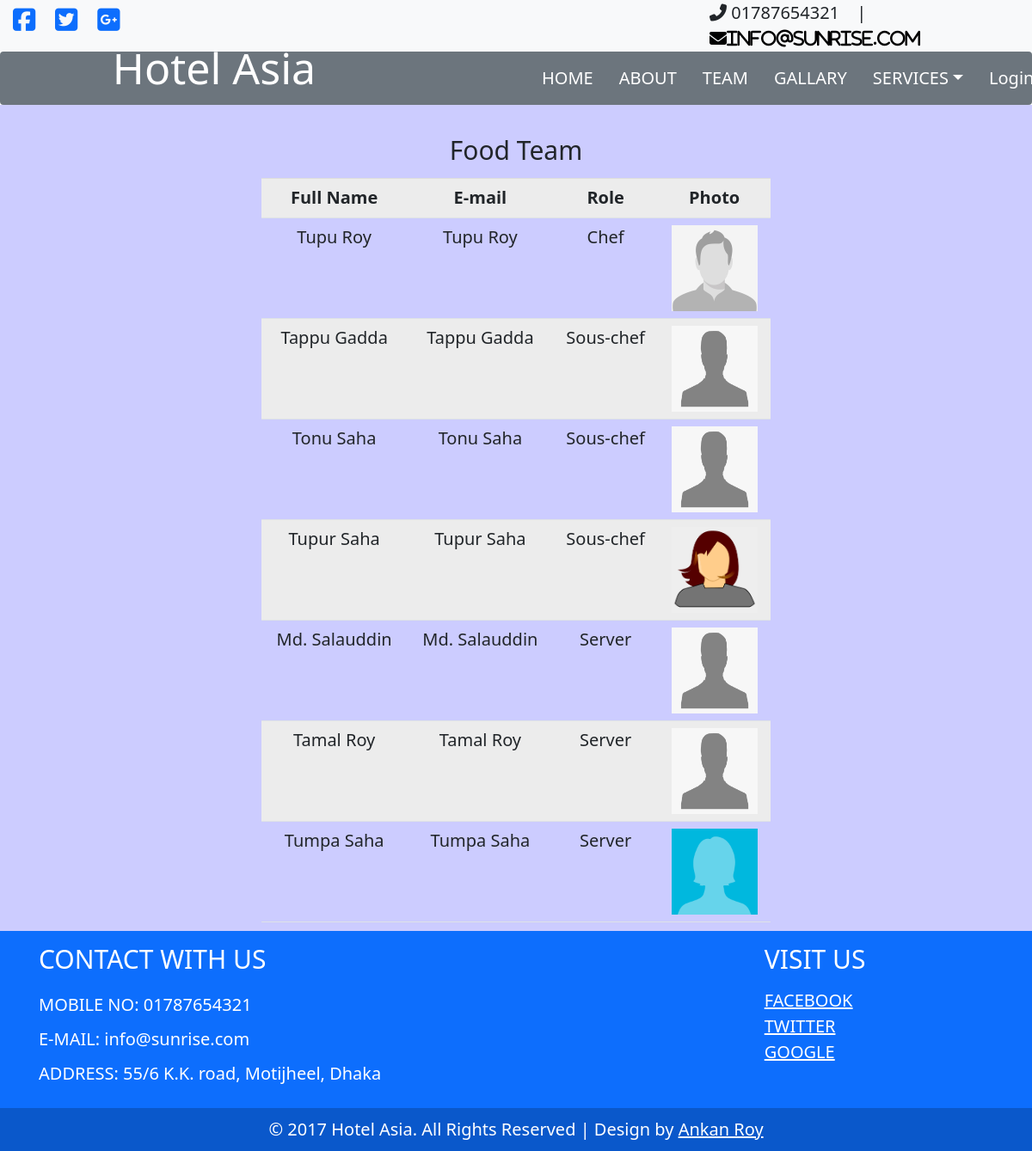
The page /viewTeam.php?dep=Food on the database its author committed.
### tables this page shows
CREATE TABLE `contacts` (
  `id` int(10) NOT NULL,
  `mobile` varchar(15) NOT NULL,
  `email` varchar(30) NOT NULL,
  `facebook` varchar(50) NOT NULL,
  `twitter` varchar(50) NOT NULL,
  `google` varchar(50) NOT NULL,
  `address` varchar(50) DEFAULT NULL
);

CREATE TABLE `employee` (
  `id` int(11) NOT NULL,
  `fname` varchar(15) NOT NULL,
  `lname` varchar(15) NOT NULL,
  `fullname` varchar(35) NOT NULL,
  `email` varchar(50) NOT NULL,
  `address` varchar(100) NOT NULL,
  `gender` varchar(10) NOT NULL,
  `country` varchar(10) NOT NULL,
  `mobile` varchar(20) NOT NULL,
  `basalary` double NOT NULL,
  `brithdate` varchar(20) NOT NULL,
  `deparment` varchar(15) NOT NULL,
  `role` varchar(15) NOT NULL,
  `photo` varchar(50) NOT NULL
);

### viewTeam.php (the view, shortened to what this page needs)
<?php include 'session.php';
$dep=$_GET['dep'];
?>
<!doctype html>
<html>
<head>
  <link rel="stylesheet" href="css\bootstrap.css">
  <link rel="stylesheet" href="css\about.css">
</head>
<body>
  <div class="container-flud">
    <div class="row">
      <?php
      include 'header.php';
       ?>
    </div>
    <section class="body-background">
    <div class="row">
      <div class="col-sm-10 col-lg-6 offset-3">
        <br>
        <br>
        <p style="font-size: 30px; text-align: center;"><?php echo ucfirst($dep).' Team';?></p>
        <table class="table table-striped" style="font-size: 20px;">
          <tr>
            <th style="text-align: center;">Full Name</th>
            <th style="text-align: center;">E-mail</th>
            <th style="text-align: center;">Role</th>
            <th style="text-align: center;">Photo</th>
          </tr>
        <?php
        $conn = mysqli_connect("localhost","root","","hms") or die("Connection failed");
        $sql = "Select * from employee where deparment='$dep'";
        $result = mysqli_query($conn, $sql) or die("Query failed");
        if(mysqli_num_rows($result) >0) {
          while ($row = mysqli_fetch_assoc($result)){
         ?>
         <tr>
           <td style="text-align: center;"><?php echo ucfirst($row['fullname']);?></td>
           <td style="text-align: center;"><?php echo $row['fullname'];?></td>
           <td style="text-align: center;"><?php echo ucfirst($row['role']);?></td>
           <td style="text-align: center;"><img src="admin\hr\employee_photo\<?php echo $row['photo'];?>" alt="Girl in a jacket" width="100" height="100"></td>
         </tr>
      <?php
        }
      }
      ?>
      </div>
    </div>
  </section>
  <div class="row">
    <?php
    include "footer.php";
     ?>
  </div>
  </div>
</body>
</html>

### header.php (shortened to what this page needs)
<!doctype html>
<html>
  <head>
    <link rel="stylesheet" href="css\bootstrap.css">
    <link rel="stylesheet" href="css\header.css">
    <link rel="stylesheet" href="https://maxcdn.bootstrapcdn.com/bootstrap/3.4.1/css/bootstrap.min.css">
  </head>
  <body>
    <?php
    $conn = mysqli_connect("localhost","root","","hms") or die("Connection failed");
    $sql = "Select * from contacts";
    $result = mysqli_query($conn, $sql) or die("Query failed");
    if(mysqli_num_rows($result) >0) {
     ?>
    <div class="container-flud">
      <section class="bg-light">
      <div class="row">
        <div class="col-lg-3" style="font-size:30px; ">
          <?php
          $row = mysqli_fetch_assoc($result);
           ?>
          <span class="text-black">
          <a href="<?php echo $row['facebook'];?>"><i class="fab fa-facebook-square roy"></i></a>
          </span>
          <span class="text-black">
            <a href="<?php echo $row['twitter'];?>"><i class="fab fa-twitter-square roy"></i></a>
          </span>
          <span class="text-black">
            <a href="<?php echo $row['google'];?>"><i class="fab fa-google-plus-square roy"></i></a>
          </span>
        </div>
        <div class="col-4 offset-5" style="font-size:20px;">
          <span class="text-black roy">
            <i class="fas fa-phone-alt"></i>
            <?php echo $row['mobile'];
            ?>
          </span>
          <span class="text-black roy">
            |
          </span>
          <span class="text-black roy">
            <a href="mailto:info@example.com" style="color:black"><i class="fas fa-envelope"><?php echo $row['email'];?></i></a>
          </span>
        </div>
      </div>
  </section>
  <?php
    }
  ?>
    <div class="row">
      <div>
          <nav class="navbar navbar-expand-md navbar-light bg-secondary"style="margin-bottom: 0px;">
      <div class="col-lg-2 offset-lg-1">
          <a href="index.php" class="navbar-brand" style="font-size: 50px; color:white"> Hotel Asia </a>
            </div>
    <div class="col-md-6 offset-lg-3 offset-md-2">
          <ul class="navbar-nav">
            <li class="nav-item"> <a href="index.php" class="nav-link text-white menu-icon" style="padding:15px">HOME</a></li>
            <li class="nav-item"> <a href="about.php" class="nav-link text-white menu-icon" style="padding:15px">ABOUT</a></li>
            <li class="nav-item"> <a href="team.php" class="nav-link text-white menu-icon" style="padding:15px">TEAM</a></li>
            <li class="nav-item"> <a href="gallary.php" class="nav-link text-white menu-icon" style="padding:15px">GALLARY</a></li>
            <li class="nav-item dropdown text-white"> <a href="#" class="nav-link dropdown-toggle text-white menu-icon" data-toggle="dropdown" style="padding:15px">SERVICES</a>
            </li>
            <?php
            if(!isset($_SESSION['username'])){
            ?>
            <li class="nav-item"> <a href="login.php" class="nav-link text-white menu-icon" style="padding:15px">Login</a></li>
          <?php }
           ?>
          </ul>
        </div>
        </nav>
      </div>
      </div>
    </div>
  </body>
</html>

### footer.php (shortened to what this page needs)
<!doctype html>
<html>
<head>
  <link rel="stylesheet" href="css\bootstrap.css">
  <link rel="stylesheet" href="css\footer.css">
</head>
<body>
<footer class="bg-primary text-center text-lg-start">
  <div class="container p-4">
    <div class="row">
      <div class="col-lg-6 col-md-12 mb-4 mb-md-0">
        <h5 class="text-uppercase text-white text_size">CONTACT WITH US</h5><br>
        <?php
        $conn = mysqli_connect("localhost","root","","hms") or die("Connection failed");
        $sql = "Select * from contacts";
        $result = mysqli_query($conn, $sql) or die("Query failed");
        if(mysqli_num_rows($result) >0) {
        $row = mysqli_fetch_assoc($result);
         ?>
      <section class="text-white text_size2">
        <p >MOBILE NO: <?php echo $row['mobile'];?></p>
        <p>E-MAIL: <?php echo $row['email'];?></p>
        <p>ADDRESS: <?php echo $row['address'];?></p>
      </section>
      </div>
      <div class="col-lg-3 col-md-6 mb-4 mb-md-0 offset-lg-3 ">
        <h5 class="text-uppercase mb-0 text-white text_size">VISIT US</h5><br>
        <ul class="list-unstyled text_size2">
          <li>
            <a href="<?php echo $row['facebook'];?>" class="text-white">FACEBOOK</a>
          </li>
          <li>
            <a href="<?php echo $row['twitter'];?>" class="text-white">TWITTER</a>
          </li>
          <li>
            <a href="<?php echo $row['google'];?>" class="text-white">GOOGLE</a>
          </li>
        </ul>
        <?php
          }
        ?>
      </div>
    </div>
  </div>
  <div class="text-center p-3 text-white text_size2" style="background-color: rgba(0, 0, 0, 0.2);">
    © 2017 Hotel Asia. All Rights Reserved | Design by
    <a class="text-white" href="#">Ankan Roy</a>
  </div>
</footer>
</body>
</html>

### css/about.css (style rules this page uses)
.body-background { background-color: #ccccff; }

### css/header.css (style rules this page uses)
.roy { padding: 2px 0px 2px 15px; }
.menu-icon { font-size: 20px; }

### css/footer.css (style rules this page uses)
.text_size { font-size: 30px; }
.text_size2 { font-size: 20px; }

### rows shown on the page
contacts: mobile "01787654321", email "info@sunrise.com", address "55/6 K.K. road, Motijheel, Dhaka"
employee: fullname "Tupu Roy", role "Chef", photo (picture)
employee: fullname "Tappu Gadda", role "Sous-chef", photo (picture)
employee: fullname "Tonu Saha", role "Sous-chef", photo (picture)
employee: fullname "Tupur Saha", role "Sous-chef", photo (picture)
employee: fullname "Md. Salauddin", role "Server", photo (picture)
employee: fullname "Tamal Roy", role "Server", photo (picture)
employee: fullname "Tumpa Saha", role "Server", photo (placeholder picture)

### other values the page prints
$dep "Food"
